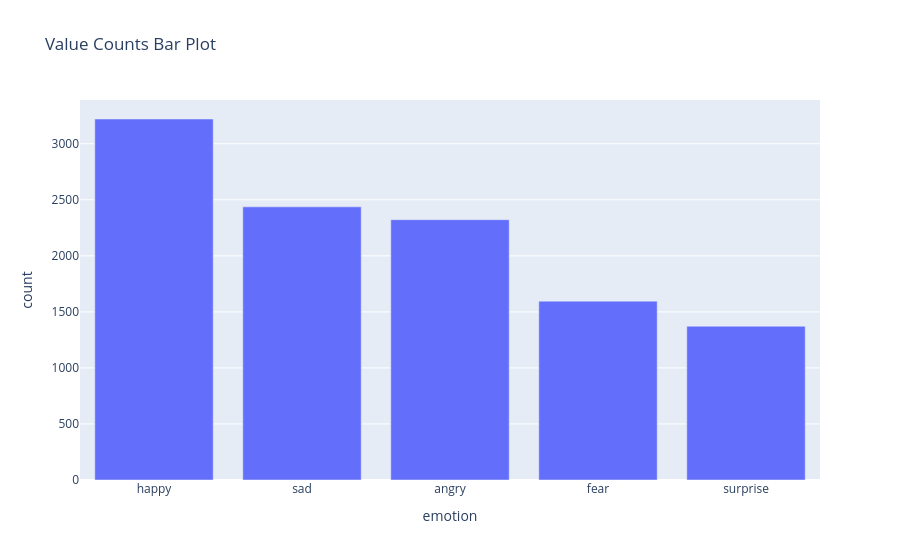

Notebook source saved alongside this figure:
### Code cell
training_df = combine_and_eda(file_list=all_pulls)

### Figure 1 — Plotly figure (JSON) as saved in the notebook; plotly's stock layout.template omitted (floating-point values rounded to 4 significant figures)
{"data": [{"hovertemplate": "emotion=%{x}<br>count=%{y}<extra></extra>", "legendgroup": "", "marker": {"color": "#636efa", "pattern": {"shape": ""}}, "name": "", "orientation": "v", "showlegend": false, "textposition": "auto", "type": "bar", "x": ["happy", "sad", "angry", "fear", "surprise"], "xaxis": "x", "y": [3221, 2437, 2323, 1596, 1372], "yaxis": "y"}], "layout": {"barmode": "relative", "legend": {"tracegroupgap": 0}, "title": {"text": "Value Counts Bar Plot"}, "xaxis": {"anchor": "y", "domain": [0, 1], "title": {"text": "emotion"}}, "yaxis": {"anchor": "x", "domain": [0, 1], "title": {"text": "count"}}}}
